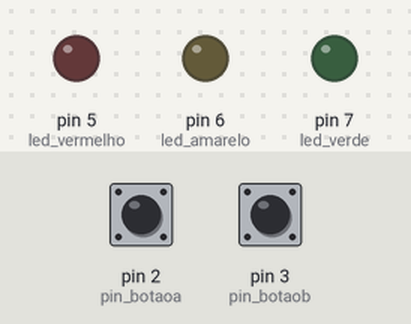
Bench run of a sketch on a simulated Arduino Uno, built with avr-gcc and run on an emulated ATmega328P. Parts: output pins drawn as LEDs (lit = HIGH). The test bench sets the inputs (shaded band); at power-on: pin 2 (pin_botaoa) HIGH, pin 3 (pin_botaob) HIGH.

Above: at 1.2 s.
1.3 s: pin 2 (pin_botaoa) pulled LOW for 0.15 s
At 1.37 s:
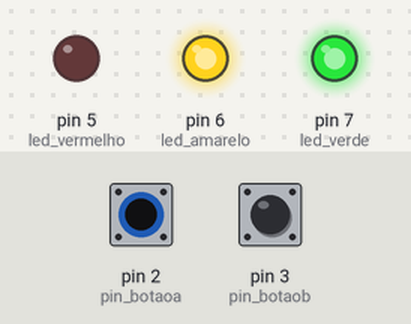
2.9 s: pin 2 (pin_botaoa) pulled LOW for 3.2 s
At 7.2 s:
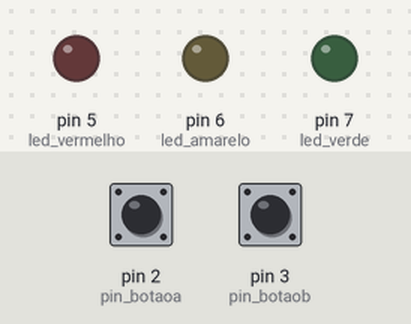
7.6 s: pin 3 (pin_botaob) pulled LOW for 3.2 s
At 8.4 s:
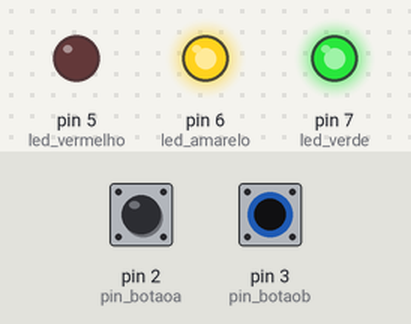
12.3 s: pin 2 (pin_botaoa) driven LOW and pin 3 (pin_botaob) driven LOW
At 13.1 s:
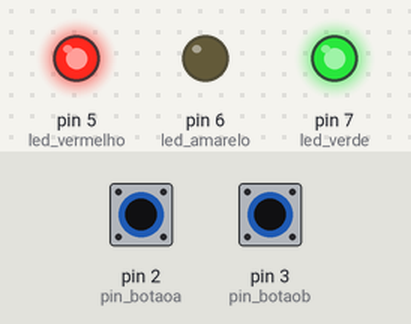
Timing chart, 0 to 14.8 s (numbered marks = the images above; inputs shaded):
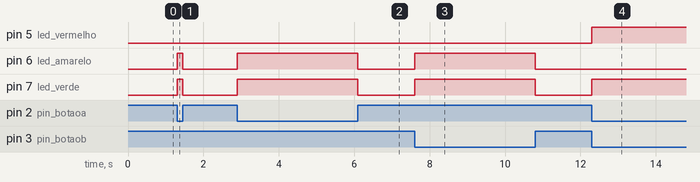

Measured:
- after the input at 1.3 s, pin 6 (led_amarelo), pin 7 (led_verde): LOW → HIGH at once, → LOW 0.15 s later
- after the input at 2.9 s, pin 6 (led_amarelo), pin 7 (led_verde): LOW → HIGH at once, → LOW 3.2 s later
- after the input at 7.6 s, pin 6 (led_amarelo), pin 7 (led_verde): LOW → HIGH at once, → LOW 3.2 s later
- after the input at 12.3 s, pin 5 (led_vermelho), pin 7 (led_verde): LOW → HIGH at once

The sketch:

Botao_pull_up.ino
```cpp
/* ************************************************************************

Colégio SATC
Curso Técnico em Mecatrônica
Disciplina: Sistemas Embarcados
Turma: 3191
Professor: Marcos Antonio Jeremias Coelho

Programa: Botão com Pull-up e envio serial

Autor: Marcos Antonio Jeremias Coelho
Data: 06/03/2023
Versão: 1.0

************************************************************************ */
const int led_vermelho = 5;  //
const int led_verde = 7;     //
const int led_amarelo = 6;
const int pin_botaoa = 2;  //
const int pin_botaob = 3;
bool botaoa = false;  //
bool botaob = false;
void setup() {
  pinMode(pin_botaoa, INPUT_PULLUP);  //
  pinMode(pin_botaob, INPUT_PULLUP);
  pinMode(led_vermelho, OUTPUT);  //
  pinMode(led_verde, OUTPUT);     //
  pinMode(led_amarelo, OUTPUT);
  Serial.begin(115200);  // Definição da velocide de transmissão em 115200 bps
}

void loop() {
  botaoa = digitalRead(pin_botaoa);  //
  botaob = digitalRead(pin_botaob);
  if (botaoa == 0 && botaob == 0 ) {  // AND PRESSIONADOS
    digitalWrite(led_vermelho, HIGH);    //
  } else {
    digitalWrite(led_vermelho, LOW);
  }
  if (botaoa == 0 || botaob == 0 ) {  // OR PRESSIONADOS
    digitalWrite(led_verde, HIGH);    //
  } else {
    digitalWrite(led_verde, LOW);
  }
  if (botaoa == 0 ^ botaob == 0 ) {  // XOR PRESSIONADOS
    digitalWrite(led_amarelo, HIGH);    //
  } else {
    digitalWrite(led_amarelo, LOW);
  }
}
```
